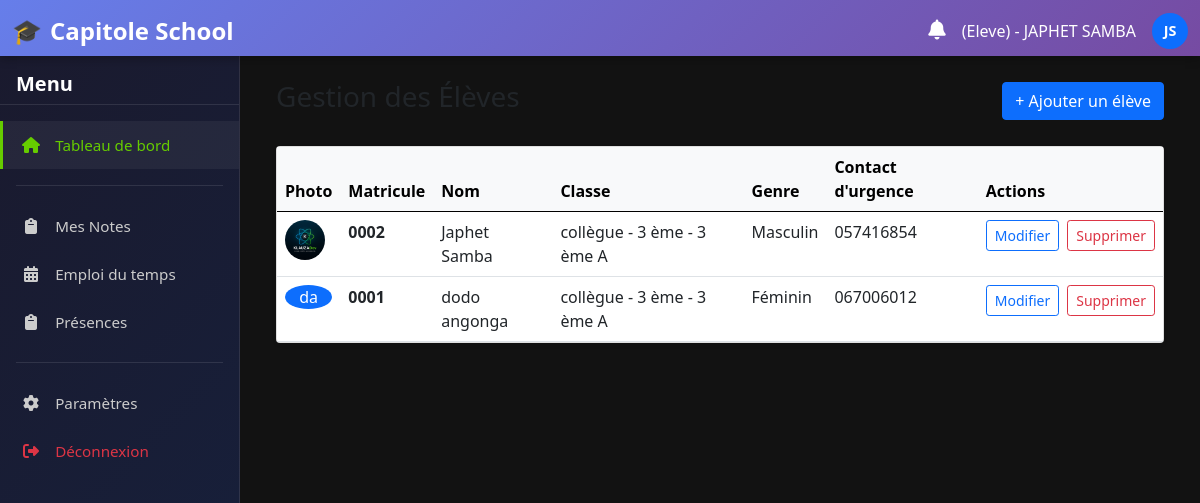
Page /eleves/ (signed in) on the committed database.
### home/models.py (models this page shows, shortened)
class Utilisateur(AbstractUser):
    ROLES = (
        ('admin', 'Administrateur'),
        ('enseignant', 'Enseignant'),
        ('eleve', 'Élève'),
        ('parent', 'Parent'),
        ('directeur', 'Directeur'),
        ('secretaire', 'Secrétaire'),
        ('surveillant', 'Surveillant'),
    )
    role = models.CharField(_("Rôle"), max_length=20, choices=ROLES, db_index=True)
    telephone = models.CharField(_("Téléphone"), max_length=20, blank=True)
    photo = models.ImageField(_("Photo"), upload_to='utilisateurs/', blank=True, null=True)
    class Meta:
        verbose_name = _("Utilisateur")
        verbose_name_plural = _("Utilisateurs")
        ordering = ['last_name', 'first_name']

class Eleve(models.Model):
    GENRE_CHOICES = [
        ('M', _('Masculin')),
        ('F', _('Féminin')),
        ('Autre', _('Autre')),
    ]
    utilisateur = models.OneToOneField(
        Utilisateur,
        on_delete=models.CASCADE,
        limit_choices_to={'role': 'eleve'},
        related_name='eleve_profile',
        verbose_name=_("Utilisateur")
    )
    matricule = models.CharField(_("Matricule"), max_length=20, unique=True)
    date_naissance = models.DateField(_("Date de naissance"))
    genre = models.CharField(_("Genre"), max_length=10, choices=GENRE_CHOICES)
    contact_urgence = models.CharField(_("Contact d'urgence"), max_length=100, blank=True)
    infos_medicaux = models.TextField(_("Informations médicales"), blank=True)
    classe_actuelle = models.ForeignKey(
        Classe,
        on_delete=models.SET_NULL,
        null=True,
        blank=True,
        related_name='eleves',
        verbose_name=_("Classe actuelle")
    )
    date_inscription = models.DateField(
        _("Date d'inscription"),
        auto_now_add=True,
        null=True,
        blank=True
    )
    STATUT_CHOICES = [
        ('INSCRIT', 'Inscrit'),
        ('EN_ATTENTE', 'En attente'),
        ('SUSPENDU', 'Suspendu'),
        ('EXCLUE', 'Exclu'),
        ('TRANSFERE', 'Transféré'),
    ]
    statut = models.CharField(
        _("Statut"),
        max_length=20,
        choices=STATUT_CHOICES,
        default='INSCRIT',
        db_index=True
    )
    class Meta:
        verbose_name = _("Élève")
        verbose_name_plural = _("Élèves")

class Classe(models.Model):
    niveau = models.ForeignKey(Niveau, on_delete=models.CASCADE, related_name='classes', verbose_name=_("Niveau"))
    nom = models.CharField(_("Nom de la classe"), max_length=50)
    effectif_max = models.PositiveIntegerField(_("Effectif maximum"), null=True, blank=True)
    class Meta:
        verbose_name = _("Classe")
        verbose_name_plural = _("Classes")
        unique_together = ('niveau', 'nom')
        ordering = ['niveau', 'nom']
    def __str__(self):
        return f"{self.niveau} - {self.nom}"

class Niveau(models.Model):
    cycle = models.ForeignKey(Cycle, on_delete=models.CASCADE, related_name='niveaux', verbose_name=_("Cycle"))
    nom = models.CharField(_("Nom du niveau"), max_length=50)
    class Meta:
        verbose_name = _("Niveau")
        verbose_name_plural = _("Niveaux")
        unique_together = ('cycle', 'nom')
        ordering = ['cycle', 'nom']
    def __str__(self):
        return f"{self.cycle} - {self.nom}"

class Cycle(models.Model):
    nom = models.CharField(_("Nom du cycle"), max_length=50, unique=True)
    class Meta:
        verbose_name = _("Cycle")
        verbose_name_plural = _("Cycles")
    def __str__(self):
        return self.nom

### home/views.py (the view)
# urls.py: path('eleves/', views.liste_eleves, name='liste_eleves'),
@login_required
def liste_eleves(request):
    eleves = Eleve.objects.select_related('utilisateur', 'classe_actuelle').all().order_by('utilisateur__last_name')
    return render(request, 'gestion/dashboards/eleves_liste.html', {'eleves': eleves})

### home/templatetags/notification_extras.py (called while the page is built)
@register.filter
def has_unread_notifications(user):
    return user.notifications.filter(statut='NON_LU').exists()

### home/templates/gestion/dashboards/eleves_liste.html (shortened to what this page needs)
{% extends "gestion/base.html" %}
{% load static %}
{% block content %}
<div class="container-fluid">
    <div class="d-flex justify-content-between align-items-center mb-4">
        <h1 class="h3 text-dark">Gestion des Élèves</h1>
        <a href="{% url 'home:ajouter_eleve' %}" class="btn btn-primary">+ Ajouter un élève</a>
    </div>
    <div class="card shadow-sm">
        <div class="card-body p-0">
            <div class="table-responsive">
                <table class="table table-hover mb-0">
                    <thead class="table-light">
                        <tr>
                            <th>Photo</th>
                            <th>Matricule</th>
                            <th>Nom</th>
                            <th>Classe</th>
                            <th>Genre</th>
                            <th>Contact d'urgence</th>
                            <th>Actions</th>
                        </tr>
                    </thead>
                    <tbody>
                        {% for eleve in eleves %}
                        <tr>
                            <td>
                                {% if eleve.utilisateur.photo %}
                                    <img src="{{ eleve.utilisateur.photo.url }}" class="rounded-circle" width="40" height="40" style="object-fit: cover;">
                                {% else %}
                                    <div class="avatar-xs bg-primary text-white rounded-circle d-flex align-items-center justify-content-center">
                                        {{ eleve.utilisateur.first_name|first }}{{ eleve.utilisateur.last_name|first }}
                                    </div>
                                {% endif %}
                            </td>
                            <td class="fw-bold">{{ eleve.matricule }}</td>
                            <td>{{ eleve.utilisateur.first_name }} {{ eleve.utilisateur.last_name }}</td>
                            <td>
                                {% if eleve.classe_actuelle %}
                                    {{ eleve.classe_actuelle }}
                                {% else %}
                                    <span class="text-danger">Non assigné</span>
                                {% endif %}
                            </td>
                            <td>{{ eleve.get_genre_display }}</td>
                            <td>{{ eleve.contact_urgence|default:"-" }}</td>
                            <td>
                                <div class="d-flex gap-2">
                                    <a href="{% url 'home:modifier_eleve' eleve.pk %}" class="btn btn-sm btn-outline-primary">Modifier</a>
                                    <a href="{% url 'home:supprimer_eleve' eleve.pk %}" class="btn btn-sm btn-outline-danger">Supprimer</a>
                                </div>
                            </td>
                        </tr>
                        {% empty %}
                        <tr>
                            <td colspan="7" class="text-center text-muted py-4">
                                <i class="fas fa-user-graduate me-2"></i> Aucun élève trouvé.
                            </td>
                        </tr>
                        {% endfor %}
                    </tbody>
                </table>
            </div>
        </div>
    </div>
</div>
{% endblock %}

### home/templates/gestion/base.html (shortened to what this page needs)
<!DOCTYPE html>
<html lang="fr">
<head>
   {% load static %}
{% load notification_extras %}
    <link href="{% static 'css/bootstrap.min.css' %}" rel="stylesheet">
    <link rel="stylesheet" href="https://cdnjs.cloudflare.com/ajax/libs/font-awesome/6.4.0/css/all.min.css">
</head>
<body>
    <nav class="navbar navbar-dark">
        <div class="container-fluid">
            <a class="navbar-brand" href="{% url 'home:home' %}">Capitole School</a>
            <div class="d-flex align-items-center gap-3">
                <div class="position-relative">
                    <a href="{% url 'home:notifications' %}" class="text-white text-decoration-none">
                        <i class="fas fa-bell fs-5"></i>
                    </a>
                </div>
                <span class="text-white d-none d-md-block">
                    ({{user.role|title}}) - {{ user.first_name|upper }} {{ user.last_name|upper }}
                </span>
                <div class="bg-primary rounded-circle d-flex align-items-center justify-content-center text-white"
                     style="width: 36px; height: 36px; font-weight: bold; font-size: 0.9rem;">
                    {{ user.first_name|first|upper }}{{ user.last_name|first|upper }}
                </div>
            </div>
        </div>
    </nav>
    <aside class="sidebar" id="sidebar">
        <h5 class="mb-3 px-3">Menu</h5>
        <ul class="nav flex-column">
            <li class="nav-item">
                <a class="nav-link active" href="{% url 'home:home' %}">
                    <i class="fas fa-home"></i> <span>Tableau de bord</span>
                </a>
            </li>
            {% if user.role == 'eleve' %}
                <div class="nav-divider"></div>
                <li class="nav-item">
                    <a class="nav-link" href="{% url 'home:eleve_dashboard' %}">
                        <i class="fas fa-clipboard"></i> <span>Mes Notes</span>
                    </a>
                </li>
                <li class="nav-item">
                    <a class="nav-link" href="{% url 'home:eleve_dashboard' %}">
                        <i class="fas fa-calendar-alt"></i> <span>Emploi du temps</span>
                    </a>
                </li>
                <li class="nav-item">
                    <a class="nav-link" href="{% url 'home:eleve_dashboard' %}">
                        <i class="fas fa-clipboard"></i> <span>Présences</span>
                    </a>
                </li>
            {% endif %}
            <div class="nav-divider"></div>
            <li class="nav-item">
                <a class="nav-link" href="/">
                    <i class="fas fa-cog"></i> <span>Paramètres</span>
                </a>
            </li>
            <li class="nav-item">
                <a class="nav-link text-danger" href="{% url 'home:logout' %}">
                    <i class="fas fa-sign-out-alt"></i> <span>Déconnexion</span>
                </a>
            </li>
        </ul>
    </aside>
    <main id="main-content">
        {% block content %}
        {% endblock %}
    </main>
</body>
</html>

### home/templates/gestion/base.html (style rules this page uses)
:root { --sidebar-width: 240px; --navbar-height: 56px; --primary-color: #667eea; --primary-gradient: linear-gradient(135deg, #667eea 0%, #764ba2 100%); --sidebar-bg: linear-gradient(135deg, #1a1a2e 0%, #16213e 100%); --success-color: #66CC00; }
body { background-color: #000000; color: white; overflow: hidden; font-family: 'Segoe UI', sans-serif; margin: 0; padding: 0; height: 100vh; }
.navbar { position: fixed; top: 0; left: 0; right: 0; z-index: 1030; background: var(--primary-gradient); height: var(--navbar-height); box-shadow: 0 2px 10px rgba(0,0,0,0.3); }
.navbar-brand { font-weight: bold; display: flex; align-items: center; gap: 8px; font-size: 1.5rem; }
.navbar-brand::before { content: "🎓"; font-size: 1.5rem; }
.sidebar { position: fixed; top: var(--navbar-height); left: 0; width: var(--sidebar-width); height: calc(100vh - var(--navbar-height)); background: var(--sidebar-bg); color: white; z-index: 1020; overflow-y: auto; transition: transform 0.3s ease; padding: 1rem 0; border-right: 1px solid rgba(255,255,255,0.1); }
.sidebar h5 { padding: 0 1rem; margin-bottom: 1rem; font-weight: 600; border-bottom: 1px solid rgba(255,255,255,0.1); padding-bottom: 0.5rem; }
.sidebar .nav-link { color: #ccc; border-radius: 0; margin: 0; padding: 0.75rem 1rem; border-left: 3px solid transparent; transition: all 0.2s ease; }
.sidebar .nav-link:hover, .sidebar .nav-link.active { color: var(--success-color); background: rgba(255,255,255,0.05); border-left-color: var(--success-color); }
.sidebar .nav-link i { width: 24px; text-align: center; margin-right: 8px; }
.sidebar .nav-link span { font-size: 0.95rem; }
.sidebar .nav-item { margin: 0; }
.sidebar .nav-divider { height: 1px; background: rgba(255,255,255,0.1); margin: 1rem 1rem; }
main { position: fixed; top: var(--navbar-height); left: var(--sidebar-width); right: 0; bottom: 0; padding: 1.5rem; overflow-y: auto; background-color: #121212; transition: left 0.3s ease; box-sizing: border-box; }
.sidebar, main { animation: fadeIn 0.3s ease-out; }

### rows in the picture
Utilisateur: role "Eleve", first_name "JAPHET", last_name "SAMBA", first_name|first "J", last_name|first "S"
Eleve: utilisateur.photo (picture), matricule "0002", utilisateur.first_name "Japhet", utilisateur.last_name "Samba", classe_actuelle "collègue - 3 ème - 3 ème A", genre "Masculin", contact_urgence "057416854"
Eleve: utilisateur.first_name|first "d", utilisateur.last_name|first "a", matricule "0001", utilisateur.first_name "dodo", utilisateur.last_name "angonga", classe_actuelle "collègue - 3 ème - 3 ème A", genre "Féminin", contact_urgence "067006012"
